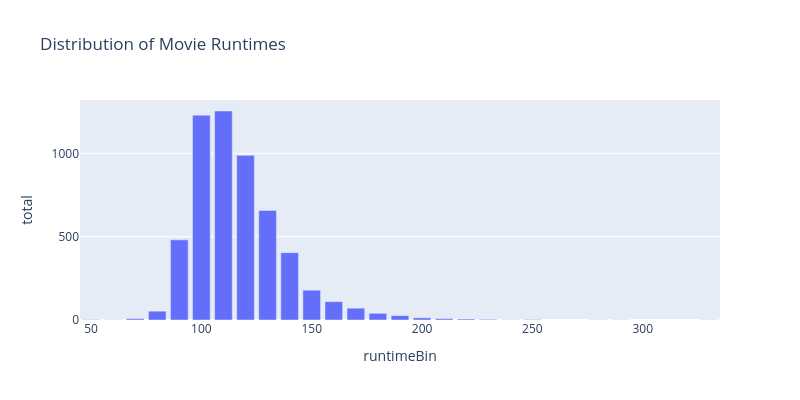

Notebook cell for this chart:
### Markdown cell above
<br><br>

Let us take a look at the current distribution of movie runtimes.

### Code cell
# Run the cell below; no further action is needed
px.bar(res_q4a, x="runtimeBin", y="total", 
       title="Distribution of Movie Runtimes", width = 800, height = 400)

### Figure 1 — Plotly figure (JSON) as saved in the notebook; plotly's stock layout.template omitted (floating-point values rounded to 4 significant figures)
{"data": [{"hovertemplate": "runtimeBin=%{x}<br>total=%{y}<extra></extra>", "legendgroup": "", "marker": {"color": "#636efa", "pattern": {"shape": ""}}, "name": "", "orientation": "v", "showlegend": false, "textposition": "auto", "type": "bar", "x": [50.0, 60.0, 70.0, 80.0, 90.0, 100.0, 110.0, 120.0, 130.0, 140.0, 150.0, 160.0, 170.0, 180.0, 190.0, 200.0, 210.0, 220.0, 230.0, 240.0, 250.0, 280.0, 290.0, 330.0], "xaxis": "x", "y": [2, 1, 8, 53, 481, 1229, 1254, 988, 657, 404, 179, 110, 71, 40, 26, 13, 8, 6, 4, 1, 3, 1, 1, 1], "yaxis": "y"}], "layout": {"barmode": "relative", "height": 400, "legend": {"tracegroupgap": 0}, "title": {"text": "Distribution of Movie Runtimes"}, "width": 800, "xaxis": {"anchor": "y", "domain": [0, 1], "title": {"text": "runtimeBin"}}, "yaxis": {"anchor": "x", "domain": [0, 1], "title": {"text": "total"}}}}
